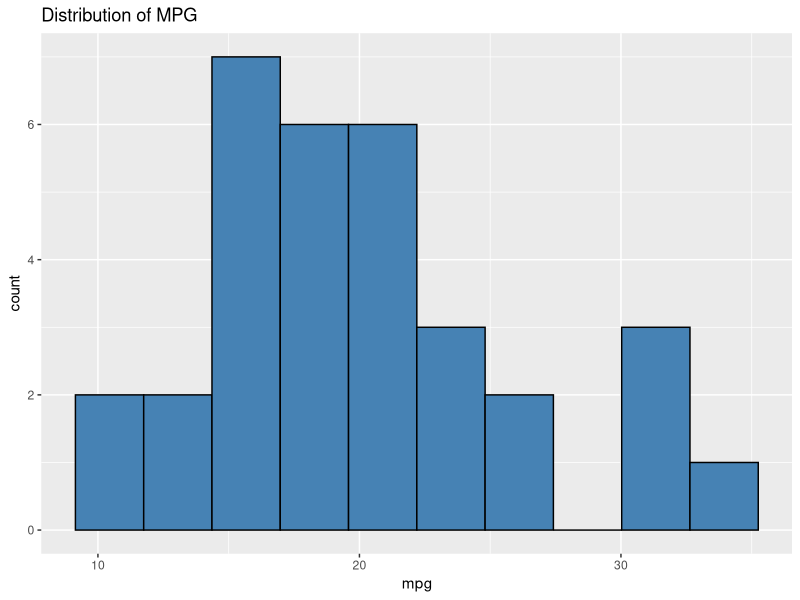
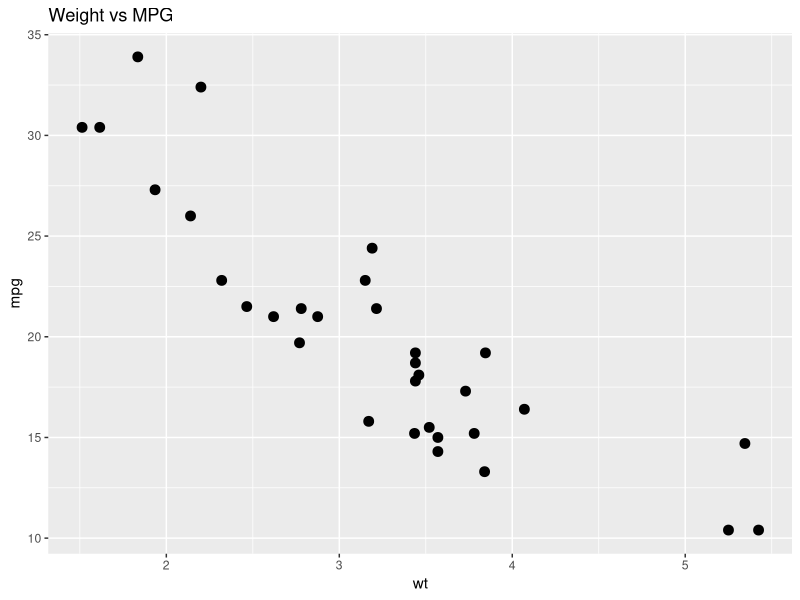
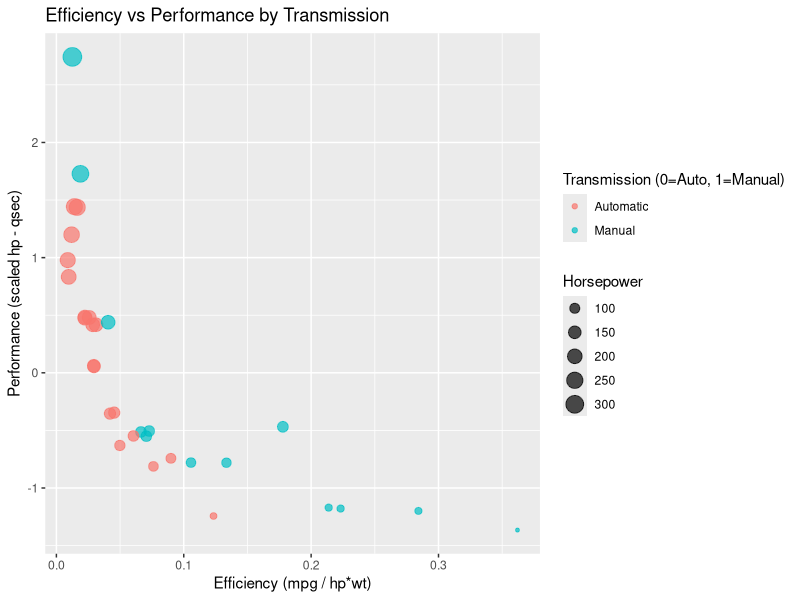
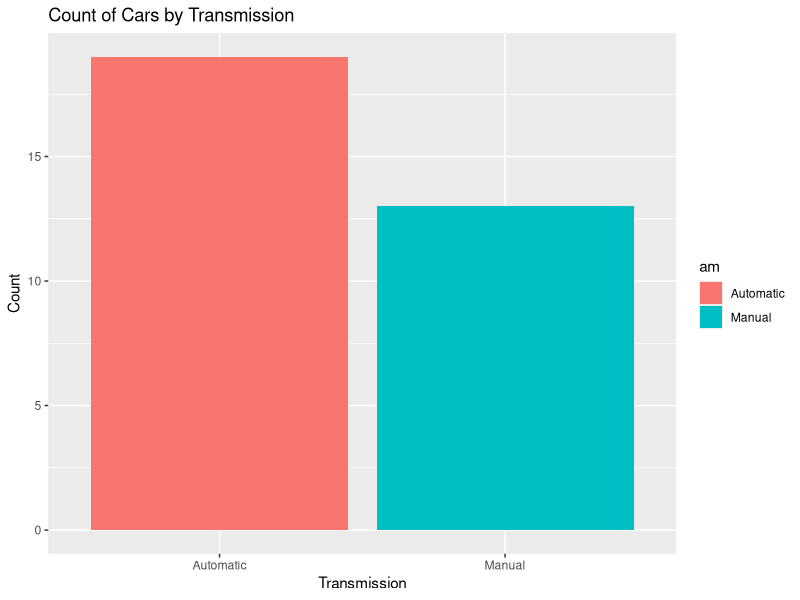
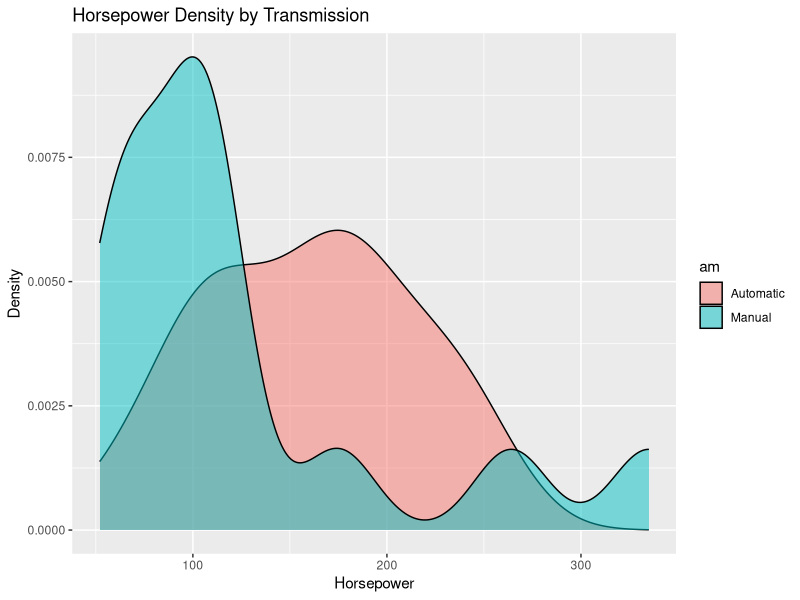
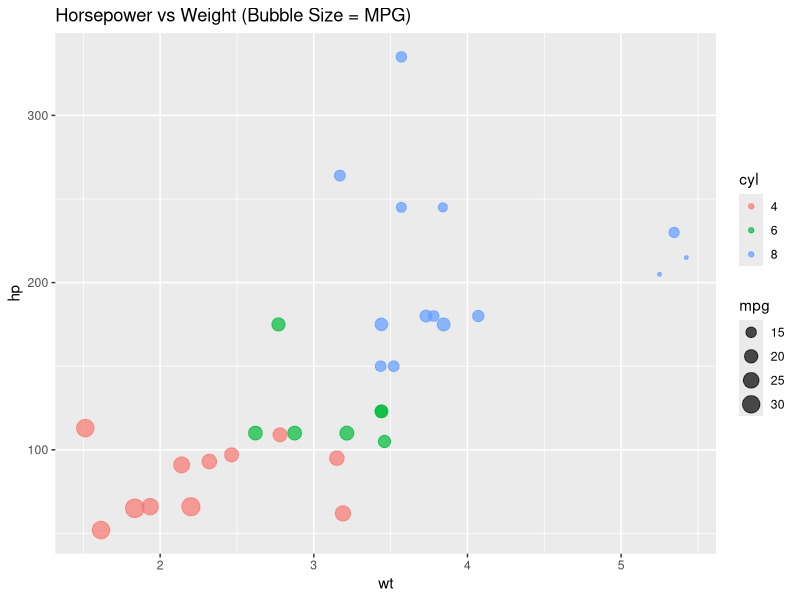
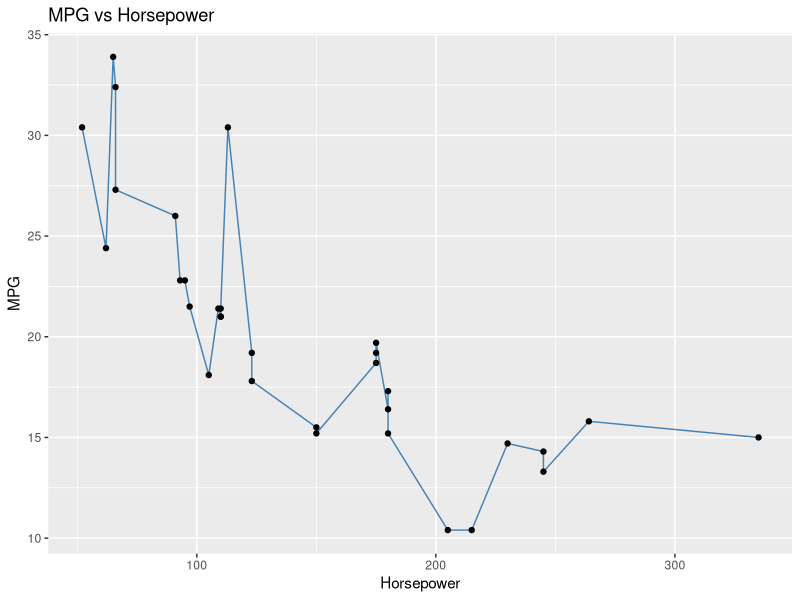
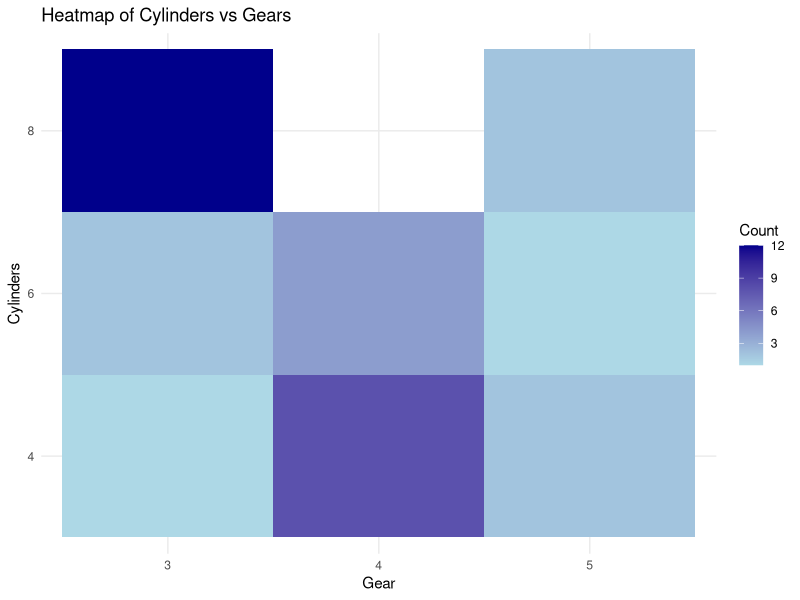

Reproduce these figures in R, in order.
library(tidyverse)

mtcars

cars <- mtcars %>%
  rownames_to_column("Car")

head(cars)
glimpse(cars)

cars <- cars %>%
  mutate(
    cyl = as.factor(cyl),
    gear = as.factor(gear),
    carb = as.factor(carb),
    am = factor(am, labels = c("Automatic", "Manual")),
    vs = factor(vs, labels = c("V-shaped", "Straight")))

# Plot histogram of miles per gallon (MPG)
cars %>%
  ggplot(aes(mpg)) +
  geom_histogram(bins = 10, fill = "steelblue", color = "black") +
  labs(title = "Distribution of MPG")

# Scatterplot Weight vs MPG
cars %>%
  ggplot(aes(x = wt, y = mpg)) +
  geom_point(size = 3) +
  labs(title = "Weight vs MPG")

# Create efficiency and performance metrics
cars <- cars %>%
  mutate(
    eff = mpg / (hp * wt),
    perf = as.numeric(scale(hp - qsec)))

# Summarize average MPG and HP by transmission type and cylinder count
cars %>%
  group_by(am, cyl) %>%
  summarise(
    avg_mpg = mean(mpg),
    avg_hp = mean(hp),
    .groups = "drop")

# Scatterplot of Efficiency vs Performance
cars %>%
  ggplot(aes(eff, perf, color = am, size = hp)) +
  geom_point(alpha = 0.7) +
  labs(
    title = "Efficiency vs Performance by Transmission",
    x = "Efficiency (mpg / hp*wt)",
    y = "Performance (scaled hp - qsec)",
    color = "Transmission (0=Auto, 1=Manual)",
    size = "Horsepower")

# Bar plot of car counts by transmission type
cars %>%
  ggplot(aes(am, fill = am)) +
  geom_bar() +
  labs(title = "Count of Cars by Transmission", x = "Transmission", y = "Count")

# Density plot of horsepower grouped by transmission type
cars %>%
  ggplot(aes(hp, fill = am)) +
  geom_density(alpha = 0.5) +
  labs(title = "Horsepower Density by Transmission", x = "Horsepower", y = "Density")

# Bubble plot: Horsepower vs Weight, bubble size = MPG, color = cylinders
cars %>%
  ggplot(aes(wt, hp, size = mpg, color = cyl)) +
  geom_point(alpha = 0.7) +
  labs(title = "Horsepower vs Weight (Bubble Size = MPG)")

# Line + scatter plot of MPG vs Horsepower (ordered by hp)
cars %>%
  arrange(hp) %>%
  ggplot(aes(hp, mpg)) +
  geom_line(color = "steelblue") +
  geom_point() +
  labs(title = "MPG vs Horsepower", x = "Horsepower", y = "MPG")

# Heatmap of count of cars by cylinders and gears
cars %>%
  count(cyl, gear) %>%
  ggplot(aes(x = factor(gear), y = factor(cyl), fill = n)) +
  geom_tile() +
  scale_fill_gradient(low = "lightblue", high = "darkblue") +
  labs(
    title = "Heatmap of Cylinders vs Gears",
    x = "Gear",
    y = "Cylinders",
    fill = "Count") +
  theme_minimal()

# Add car names as a column again (applies to mtcars directly)
mtcars <- mtcars %>% rownames_to_column("Car")

# Scatterplot with regression line: MPG vs Weight
cars %>%
  ggplot(aes(x = wt, y = mpg)) +
  geom_point(color = "blue", size = 3, alpha = 0.7) +
  geom_smooth(method = "lm", se = TRUE, color = "red") +
  labs(
    title = "Scatterplot of MPG vs Weight",
    x = "Weight (1000 lbs)",
    y = "Miles per Gallon (MPG)"
  ) +
  theme_minimal()

# Boxplots comparing metrics (mpg, hp, qsec) between Manual and Automatic
cars %>%
  pivot_longer(cols = c(mpg, hp, qsec), names_to = "Metric", values_to = "Value") %>%
  ggplot(aes(x = am, y = Value, fill = am)) +
  geom_boxplot(alpha = 0.7) +
  facet_wrap(~ Metric, scales = "free_y") + 
  labs(
    title = "Manual vs Automatic Comparison",
    x = "Transmission Type",
    y = "Value"
  ) +
  theme_minimal() +
  theme(legend.position = "none")
